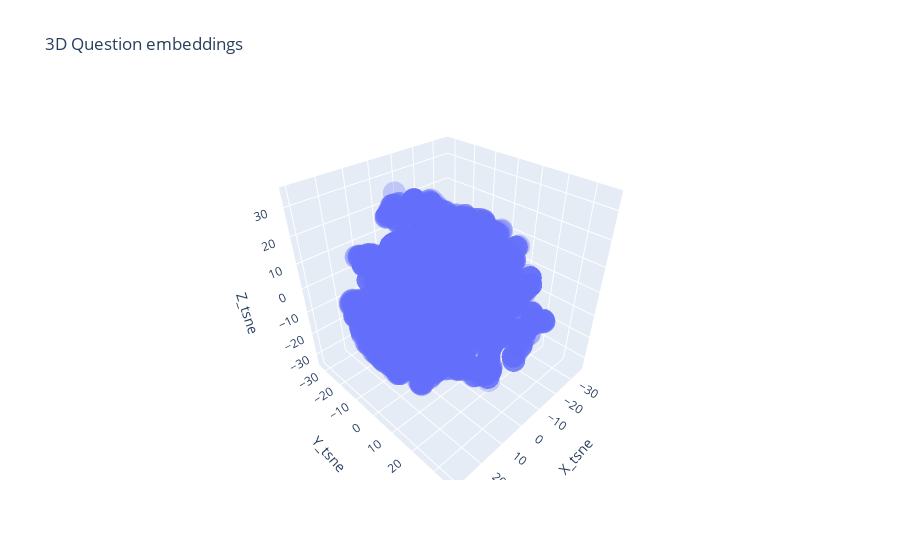

Notebook code cell kept with this figure:
### Code cell
# Use column names of df for the different parameters x, y, color, ...
fig = px.scatter_3d(questions_with_tsne_embeddings, x="X_tsne", y="Y_tsne", z="Z_tsne",
                 hover_name="question",
                 title="3D Question embeddings", opacity=0.3
                )

fig.show()

### Figure 1 — Plotly figure (JSON) as saved in the notebook; plotly's stock layout.template omitted (floating-point values rounded to 4 significant figures; data arrays with more than 128 entries replaced by an {"elided": "..."} marker saying what was removed)
{"data": [{"hovertemplate": "<b>%{hovertext}</b><br><br>X_tsne=%{x}<br>Y_tsne=%{y}<br>Z_tsne=%{z}<extra></extra>", "hovertext": {"elided": "5000 str values"}, "legendgroup": "", "marker": {"color": "#636efa", "opacity": 0.3, "symbol": "circle"}, "mode": "markers", "name": "", "scene": "scene", "showlegend": false, "type": "scatter3d", "x": {"elided": "5000 float values"}, "y": {"elided": "5000 float values"}, "z": {"elided": "5000 float values"}}], "layout": {"legend": {"tracegroupgap": 0}, "scene": {"domain": {"x": [0, 1], "y": [0, 1]}, "xaxis": {"title": {"text": "X_tsne"}}, "yaxis": {"title": {"text": "Y_tsne"}}, "zaxis": {"title": {"text": "Z_tsne"}}}, "title": {"text": "3D Question embeddings"}}}
